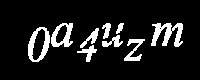
#> input picture data/dataset/train/0a4uzm.png, 200 x 80 px, found by its file name; its folder holds only this picture in this run
$ python clean.py
#> lines starting #> are read from the running program, lines starting #| are printed output that depends on the picture; after the words box and inside, x2 and y2 are one past the last pixel; in counts of white or black regions, pixels touching at a corner belong together
#> further down, picture is the input picture: shape (80, 200, 3); 10.9% white; 9 white regions, largest, box (x1, y1, x2, y2) and area: (151, 23, 183, 47) 421, (28, 27, 50, 62) 343, (51, 23, 73, 47) 281
import os

import cv2
import numpy as np

def clean_image(image):
    # image = cv2.imread('test.png')
    gray = cv2.cvtColor(image,cv2.COLOR_BGR2GRAY)
    thresh = cv2.threshold(gray, 0, 255, cv2.THRESH_BINARY_INV + cv2.THRESH_OTSU)[1]
#> thresh: shape (80, 200); 89.1% white; 9 black regions

    # Remove horizontal
    horizontal_kernel = cv2.getStructuringElement(cv2.MORPH_RECT, (1,1))
    detected_lines = cv2.morphologyEx(thresh, cv2.MORPH_OPEN, horizontal_kernel, iterations=3)
    cnts = cv2.findContours(detected_lines, cv2.RETR_EXTERNAL, cv2.CHAIN_APPROX_SIMPLE)
#> cnts = 1 contour; box (x1, y1, x2, y2) and area: (0, 0, 200, 80) 15721
    cnts = cnts[0] if len(cnts) == 2 else cnts[1]
#> cnts = [[[0, 0], [0, 79], [199, 79], [199, 0]]]
    for c in cnts:
        cv2.drawContours(image, [c], -1, (255,255,255), 2)
#> this loop made 1 pass
#> c on pass 1: [[0, 0], [0, 79], [199, 79], [199, 0]]
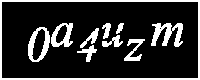
#> image: shape (80, 200, 3); 17.8% white; 10 white regions, largest, box (x1, y1, x2, y2) and area: (0, 0, 200, 80) 1104, (151, 23, 183, 47) 421, (28, 27, 50, 62) 343

    # Repair image
    repair_kernel = cv2.getStructuringElement(cv2.MORPH_RECT, (1,6))
#> repair_kernel = [1, 1, 1, 1, 1, 1]
    result = 255 - cv2.morphologyEx(255 - image, cv2.MORPH_CLOSE, repair_kernel, iterations=1)
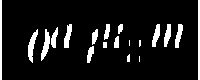
#> result: shape (80, 200, 3); 9.5% white; 19 white regions (3 under 20 px), largest, box (x1, y1, x2, y2) and area: (0, 0, 2, 80) 160, (198, 0, 200, 80) 160, (28, 29, 38, 63) 153


    # get image spatial dimensions
    height, width = detected_lines.shape[:2]
#> height = 80; width = 200
    cv2.line(detected_lines, (width, 0), (0, height), (0,0,0), 1)
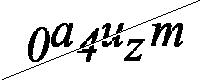
#> detected_lines: shape (80, 200); 88% white; 7 black regions, largest, box (x1, y1, x2, y2) and area: (2, 0, 200, 80) 443, (151, 23, 183, 47) 421, (28, 27, 50, 62) 343

    # Dilate image
    kernel = np.ones((2, 2), np.uint8)
    dilated_image = cv2.dilate(detected_lines, kernel, iterations=1)
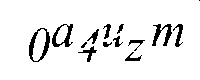
#> dilated_image: shape (80, 200); 92.6% white; 14 black regions (2 under 20 px), largest, box (x1, y1, x2, y2) and area: (29, 28, 50, 62) 242, (52, 24, 73, 47) 194, (152, 24, 172, 46) 193

    # Convert image back to rgb
    dilated_image = cv2.cvtColor(dilated_image, cv2.COLOR_GRAY2RGB)
    dilated_image = cv2.bitwise_not(dilated_image)
    return dilated_image


basedir = "data/dataset1/train"
files = [os.path.join(basedir, file) for file in os.listdir(basedir) if file.endswith(".png")]

for filepath in files:
    picture = cv2.imread(filepath)
    picture = clean_image(picture)
    cv2.imwrite(filepath, picture)

$ run again, on data/dataset/train/0p0i6f.png
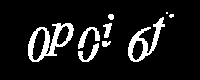
#> input picture data/dataset/train/0p0i6f.png, 200 x 80 px, found by its file name
#> picture is the input picture: shape (80, 200, 3); 10.5% white; 9 white regions (2 under 20 px), largest, box (x1, y1, x2, y2) and area: (28, 23, 74, 62) 680, (128, 17, 165, 62) 515, (78, 27, 100, 49) 170
#> thresh: shape (80, 200); 89.5% white; 9 black regions (2 under 20 px)
#> in clean_image, `cnts = cv2.findContours(detected_lines, cv2.RETR_EXTERNAL, cv2.CHAIN_A..`: cnts = 1 contour; box (x1, y1, x2, y2) and area: (0, 0, 200, 80) 15721
#> in clean_image, `cnts = cnts[0] if len(cnts) == 2 else cnts[1]`: cnts = [[[0, 0], [0, 79], [199, 79], [199, 0]]]
#> the loop in clean_image, `for c in cnts:` made 1 pass
#> c on pass 1: [[0, 0], [0, 79], [199, 79], [199, 0]]
#> after the loop in clean_image, `for c in cnts:`:
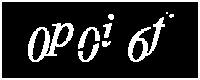
#> image: shape (80, 200, 3); 17.4% white; 10 white regions (2 under 20 px), largest, box (x1, y1, x2, y2) and area: (0, 0, 200, 80) 1104, (28, 23, 74, 62) 680, (128, 17, 165, 62) 515
#> repair_kernel = [1, 1, 1, 1, 1, 1]
#> result: shape (80, 200, 3); 10.2% white; 16 white regions (1 under 20 px), largest, box (x1, y1, x2, y2) and area: (50, 24, 61, 57) 165, (0, 0, 2, 80) 160, (198, 0, 200, 80) 160
#> detected_lines: shape (80, 200); 88.3% white; 7 black regions (1 under 20 px), largest, box (x1, y1, x2, y2) and area: (28, 23, 74, 62) 680, (128, 17, 165, 62) 515, (2, 0, 200, 80) 442, (78, 43, 99, 62) 143, (102, 41, 111, 47) 41, (108, 14, 114, 20) 30
#> in clean_image, `dilated_image = cv2.dilate(detected_lines, kernel, iterations=1)`:
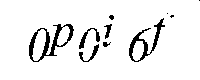
#> dilated_image: shape (80, 200); 92.8% white; 10 black regions (4 under 20 px), largest, box (x1, y1, x2, y2) and area: (29, 24, 74, 62) 477, (129, 18, 165, 62) 359, (79, 28, 100, 49) 119, (79, 44, 99, 62) 94, (104, 24, 112, 39) 55, (103, 42, 111, 47) 25

$ run again, on data/dataset/train/0hhbbr.png
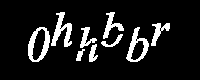
#> input picture data/dataset/train/0hhbbr.png, 200 x 80 px, found by its file name
#> picture is the input picture: shape (80, 200, 3); 10.9% white; 9 white regions, largest, box (x1, y1, x2, y2) and area: (28, 27, 50, 62) 343, (51, 12, 72, 47) 332, (126, 27, 149, 62) 302
#> thresh: shape (80, 200); 89.1% white; 9 black regions
#> in clean_image, `cnts = cv2.findContours(detected_lines, cv2.RETR_EXTERNAL, cv2.CHAIN_A..`: cnts = 1 contour; box (x1, y1, x2, y2) and area: (0, 0, 200, 80) 15721
#> in clean_image, `cnts = cnts[0] if len(cnts) == 2 else cnts[1]`: cnts = [[[0, 0], [0, 79], [199, 79], [199, 0]]]
#> the loop in clean_image, `for c in cnts:` made 1 pass
#> c on pass 1: [[0, 0], [0, 79], [199, 79], [199, 0]]
#> after the loop in clean_image, `for c in cnts:`:
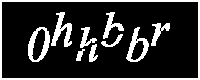
#> image: shape (80, 200, 3); 17.8% white; 10 white regions, largest, box (x1, y1, x2, y2) and area: (0, 0, 200, 80) 1104, (28, 27, 50, 62) 343, (51, 12, 72, 47) 332
#> repair_kernel = [1, 1, 1, 1, 1, 1]
#> result: shape (80, 200, 3); 10.4% white; 17 white regions (1 under 20 px), largest, box (x1, y1, x2, y2) and area: (52, 13, 64, 47) 168, (0, 0, 2, 80) 160, (198, 0, 200, 80) 160
#> detected_lines: shape (80, 200); 87.9% white; 8 black regions, largest, box (x1, y1, x2, y2) and area: (2, 0, 200, 80) 537, (28, 27, 50, 62) 343, (51, 12, 72, 47) 332
#> in clean_image, `dilated_image = cv2.dilate(detected_lines, kernel, iterations=1)`:
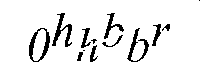
#> dilated_image: shape (80, 200); 92.5% white; 13 black regions (3 under 20 px), largest, box (x1, y1, x2, y2) and area: (29, 28, 50, 62) 242, (52, 13, 72, 47) 235, (127, 28, 149, 62) 205
